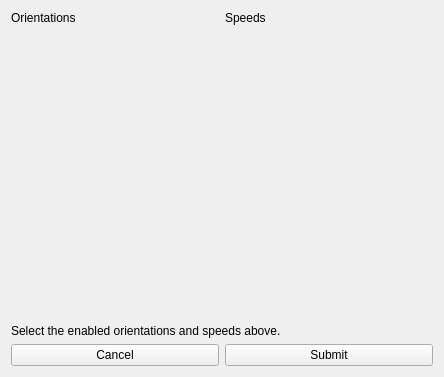
<?xml version="1.0" encoding="UTF-8"?>
<ui version="4.0">
 <class>FilterSelectionForm</class>
 <widget class="QWidget" name="FilterSelectionForm">
  <property name="geometry">
   <rect>
    <x>0</x>
    <y>0</y>
    <width>444</width>
    <height>377</height>
   </rect>
  </property>
  <property name="windowTitle">
   <string>Filter Selection</string>
  </property>
  <layout class="QVBoxLayout" name="verticalLayout">
   <item>
    <layout class="QHBoxLayout" name="horizontalLayout">
     <item>
      <layout class="QVBoxLayout" name="verticalLayout_2">
       <item>
        <widget class="QLabel" name="l_orientations">
         <property name="sizePolicy">
          <sizepolicy hsizetype="Preferred" vsizetype="Maximum">
           <horstretch>0</horstretch>
           <verstretch>0</verstretch>
          </sizepolicy>
         </property>
         <property name="text">
          <string>Orientations</string>
         </property>
        </widget>
       </item>
       <item>
        <layout class="QVBoxLayout" name="vLayout_orientations"/>
       </item>
       <item>
        <spacer name="verticalSpacer_2">
         <property name="orientation">
          <enum>Qt::Vertical</enum>
         </property>
         <property name="sizeHint" stdset="0">
          <size>
           <width>20</width>
           <height>40</height>
          </size>
         </property>
        </spacer>
       </item>
      </layout>
     </item>
     <item>
      <layout class="QVBoxLayout" name="verticalLayout_3">
       <item>
        <widget class="QLabel" name="l_speeds">
         <property name="sizePolicy">
          <sizepolicy hsizetype="Preferred" vsizetype="Maximum">
           <horstretch>0</horstretch>
           <verstretch>0</verstretch>
          </sizepolicy>
         </property>
         <property name="text">
          <string>Speeds</string>
         </property>
        </widget>
       </item>
       <item>
        <layout class="QVBoxLayout" name="vLayout_speeds"/>
       </item>
       <item>
        <spacer name="verticalSpacer">
         <property name="orientation">
          <enum>Qt::Vertical</enum>
         </property>
         <property name="sizeHint" stdset="0">
          <size>
           <width>20</width>
           <height>40</height>
          </size>
         </property>
        </spacer>
       </item>
      </layout>
     </item>
    </layout>
   </item>
   <item>
    <widget class="QLabel" name="label">
     <property name="text">
      <string>Select the enabled orientations and speeds above.</string>
     </property>
    </widget>
   </item>
   <item>
    <layout class="QHBoxLayout" name="horizontalLayout_2">
     <property name="sizeConstraint">
      <enum>QLayout::SetMaximumSize</enum>
     </property>
     <item>
      <widget class="QPushButton" name="b_cancel">
       <property name="sizePolicy">
        <sizepolicy hsizetype="Minimum" vsizetype="Fixed">
         <horstretch>0</horstretch>
         <verstretch>0</verstretch>
        </sizepolicy>
       </property>
       <property name="text">
        <string>Cancel</string>
       </property>
      </widget>
     </item>
     <item>
      <widget class="QPushButton" name="b_submit">
       <property name="sizePolicy">
        <sizepolicy hsizetype="Minimum" vsizetype="Fixed">
         <horstretch>0</horstretch>
         <verstretch>0</verstretch>
        </sizepolicy>
       </property>
       <property name="text">
        <string>Submit</string>
       </property>
      </widget>
     </item>
    </layout>
   </item>
  </layout>
 </widget>
 <resources/>
 <connections/>
</ui>
